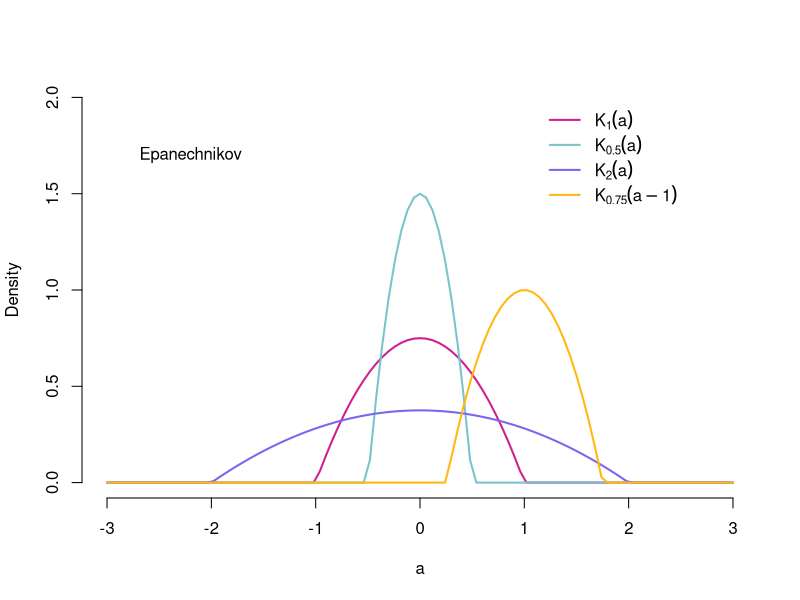
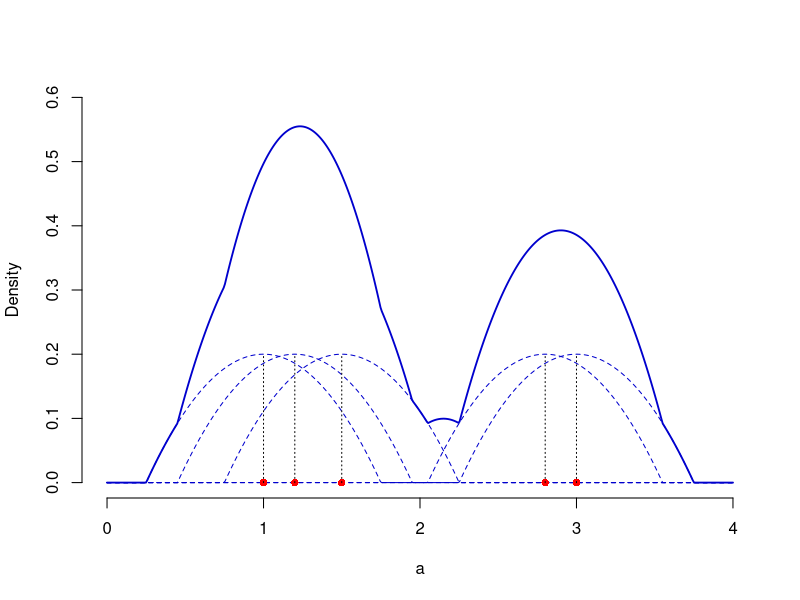

Here is the R script that generated these plots, in order:
#epanechnikov kernel density function
epanechnikov <- function(a,x=0,h=1) {
u=(a-x)/h
  ifelse (abs(u)>1,0,0.75*(1-u^2)/h)
}


#plot all the ingredients that we need

curve(epanechnikov(a,x=0,h=1), xname="a", -3, 3,xlim=c(-3,3),ylim=c(0,2),col="violetred",
xlab="a",ylab="Density",lwd=2,frame.plot=FALSE)
curve(epanechnikov(a,x=0,h=0.5), xname="a",from = -3, to = 3, add = TRUE,xlim=c(-3,3),ylim=c(0,2),col="cadetblue3",lwd=2)
curve(epanechnikov(a,x=0,h=2), xname="a",from = -3, to = 3, add = TRUE,xlim=c(-3,3),ylim=c(0,2),col="slateblue2",lwd=2)
curve(epanechnikov(a,x=1,h=0.75),xname="a", from = -3, to = 3,add = TRUE,xlim=c(-3,3),ylim=c(0,2),col="darkgoldenrod1",lwd=2)
text(-2.2,1.7,"Epanechnikov")
expr1=expression(K[1](a))
expr2=expression(K[.5](a))
expr3=expression(K[2](a))
expr4=expression(K[.75](a-1))
legend(1.1, 2, legend = c(expr1, expr2,expr3,expr4),
       bty = "n", y.intersp = 1.25,lwd=2,lty=c(1,1,1,1),
       col = c("violetred", "cadetblue3","slateblue2","darkgoldenrod1"))




#connect dots and plot the smoothing kernel density
a.grid <- (seq(0,4,length.out = 500))

x.vec <- c(1, 1.2, 1.5, 2.8, 3) 

sand.piles.l<-lapply(x.vec, function(x) {(1/5) * (epanechnikov(a.grid, x, 0.75))})

sand.piles<-matrix(unlist(sand.piles.l), ncol = 5)

# Vectorized operations for plots 

make.curve <- function(idx) {
  ff <- function(x) { sand.piles[,idx] }
  curve(ff, from = 0, to = 4, n = 500, add = (idx > 1),ylim=c(0,0.6), lty = 2, col="blue3",
        xlab = "a", ylab = "Density",bty="n") 
  
}  

the.plots<-lapply(c(1:5), make.curve)
points(x.vec,rep(0,5),pch=16,col="red")
segments(x.vec,rep(0,5),x.vec,rep(1/5,5),lty=3,col="black")


piled.sand<-rowSums(sand.piles)
lines(a.grid,piled.sand,col="blue3",type="l",lty=1,lwd=1.8)






